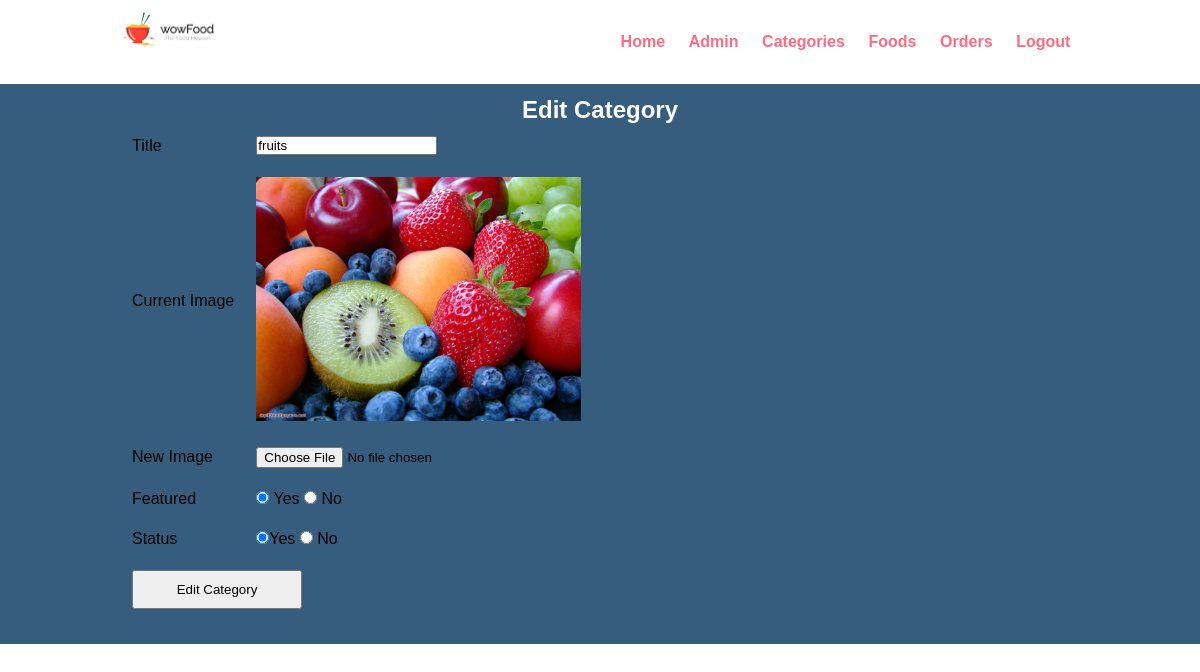
Page /CMS/edit_cat.php?id=1 on the committed database.
### tables this page shows
CREATE TABLE `tbl_category` (
  `cat_id` int(10) UNSIGNED NOT NULL,
  `cat_title` varchar(150) NOT NULL,
  `cat_price` decimal(10,2) NOT NULL,
  `cat_imageName` varchar(150) NOT NULL,
  `cat_featured` varchar(10) NOT NULL,
  `cat_status` varchar(10) NOT NULL
);

### CMS/edit_cat.php (the view, shortened to what this page needs)
<?php include('includes/templates/header.php');
if (isset($_GET['id'])) {
    $cat_id = $_GET['id'];
    $sql = 'SELECT * FROM tbl_category WHERE cat_id = ?';
    $stat = $cont->prepare($sql);
    $stat->execute([$cat_id]);
    $count = $stat->rowCount();
    if ($count > 0) {
        while($row = $stat->fetch()) {
            $cat_title    = $row['cat_title'];
            $cat_image    = $row['cat_imageName'];
            $cat_featured = $row['cat_featured'];
            $cat_status   = $row['cat_status'];}
    } else {
        header("refresh: 1; url=" . HOME_URL . 'CMS/manage_categories.php');
    }
?>
<div class="main-content">
    <div class="container">
    <div class="cat-box">
            <h3 style="margin: auto; text-align: center; color: #FFF">Edit Category</h3>
            <form class="cat-form" action="" method="POST" enctype="multipart/form-data">
                <table class="cat-tbl">
                    <tr>
                        <td>Title </td>
                        <td>
                            <input type="text" name="title" placeholder="Title" value="<?php echo $cat_title;?>">
                        </td>
                    </tr>
                    <tr>
                        <td>Current Image </td>
                        <td>
                            <?php
                                if ($cat_image !== "") {
                                    ?>
                                    <img src="<?php echo HOME_URL?>images/category_img/<?php echo $cat_image;?>" style='width: 325px'>
                                    <?php
                                } else {
                                    echo "There's No Image";
                                }
                            ?>
                        </td>
                    </tr>
                    <tr>
                        <td>New Image</td>
                        <td>
                            <input type="file" name="cat_newImage">
                        </td>
                    </tr>
                    <tr>
                        <td>Featured</td>
                        <td>
                            <input <?php if ($cat_featured == "yes") {echo "checked";}?> type="radio" name="cat_featured" value="yes"> Yes
                            <input  <?php if ($cat_featured == "no") {echo "checked";}?> type="radio" name="cat_featured" value="no"> No
                        </td>
                    </tr>
                    <tr>
                        <td>Status </td>
                        <td>
                            <input <?php if ($cat_status == "yes") {echo "checked";}?> type="radio" name="cat_status" value="yes">Yes
                            <input <?php if ($cat_status == "no") {echo "checked";}?> type="radio" name="cat_status" value="no"> No
                        </td>
                    </tr>
                    <tr>
                        <td colspan="2">
                            <input type="submit" name="submit" value="Edit Category">
                        </td>
                    </tr>
                </table>
            <?php
             } else {
                header("refresh: 1; url=" . HOME_URL . 'CMS/manage_categories.php');
            }
            ?>
            </form>
        </div>
    </div>
</div>

### css/cms.css (style rules this page uses)
* { margin: 0 0; padding: 0 0; font-family: Arial, Helvetica, sans-serif; }
.container { width: 80%; margin: 0 auto; padding: 1%; }
h3 { font-size: 1.5rem; }
.main-content { min-height: 70vh; background-color: #365d7e; }
.cat-box h3 { width: 100%; }
.cat-tbl tr td { padding: 10px ; }
.cat-tbl tr { width: 300px !important; padding: 10px !important; }
.cat-tbl tr:last-child td input { width: 170px; padding: 10px; }

### rows in the picture
tbl_category: title "fruits", cat_imageName (picture), cat_featured "☑", cat_status "☑"
